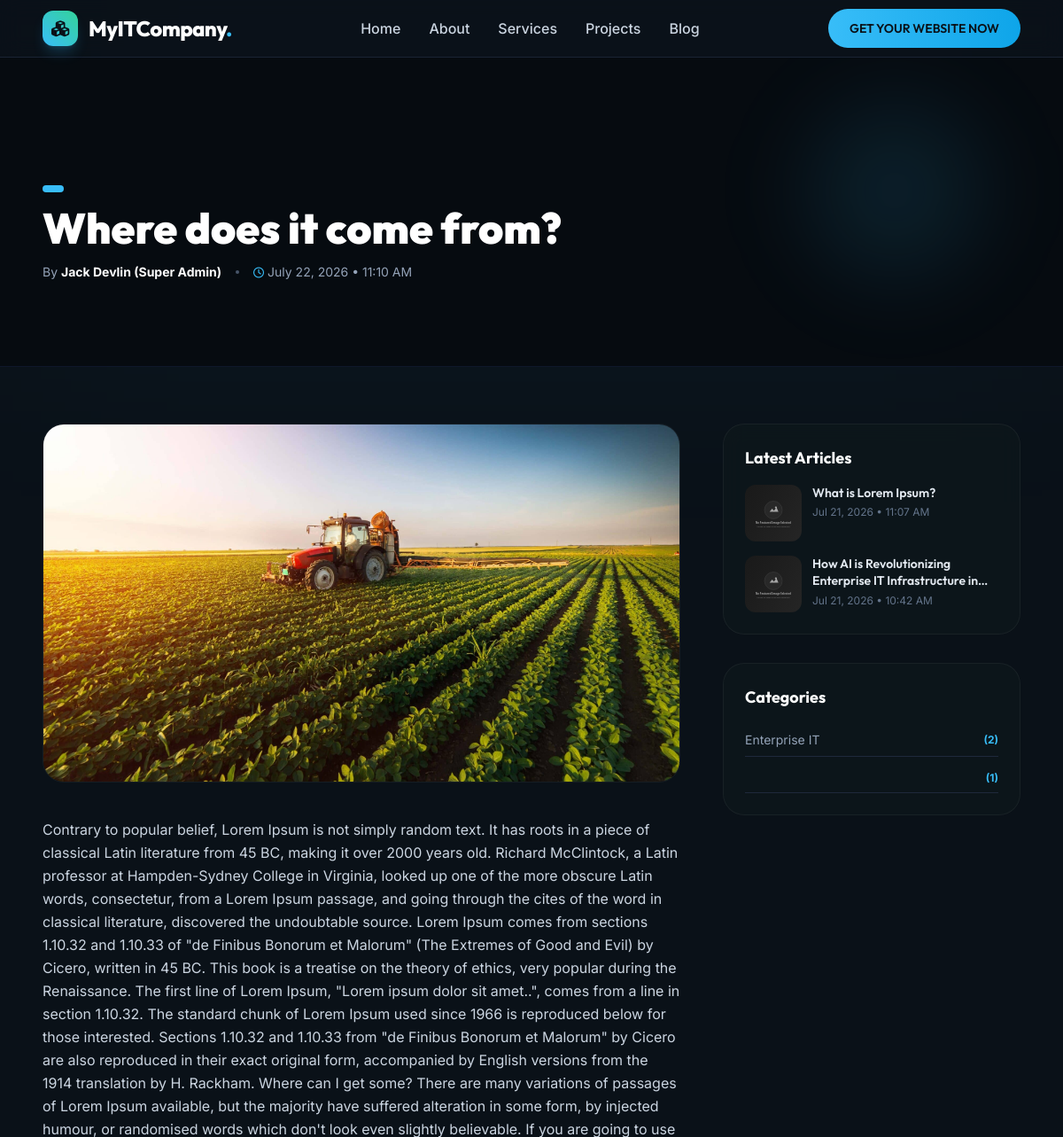
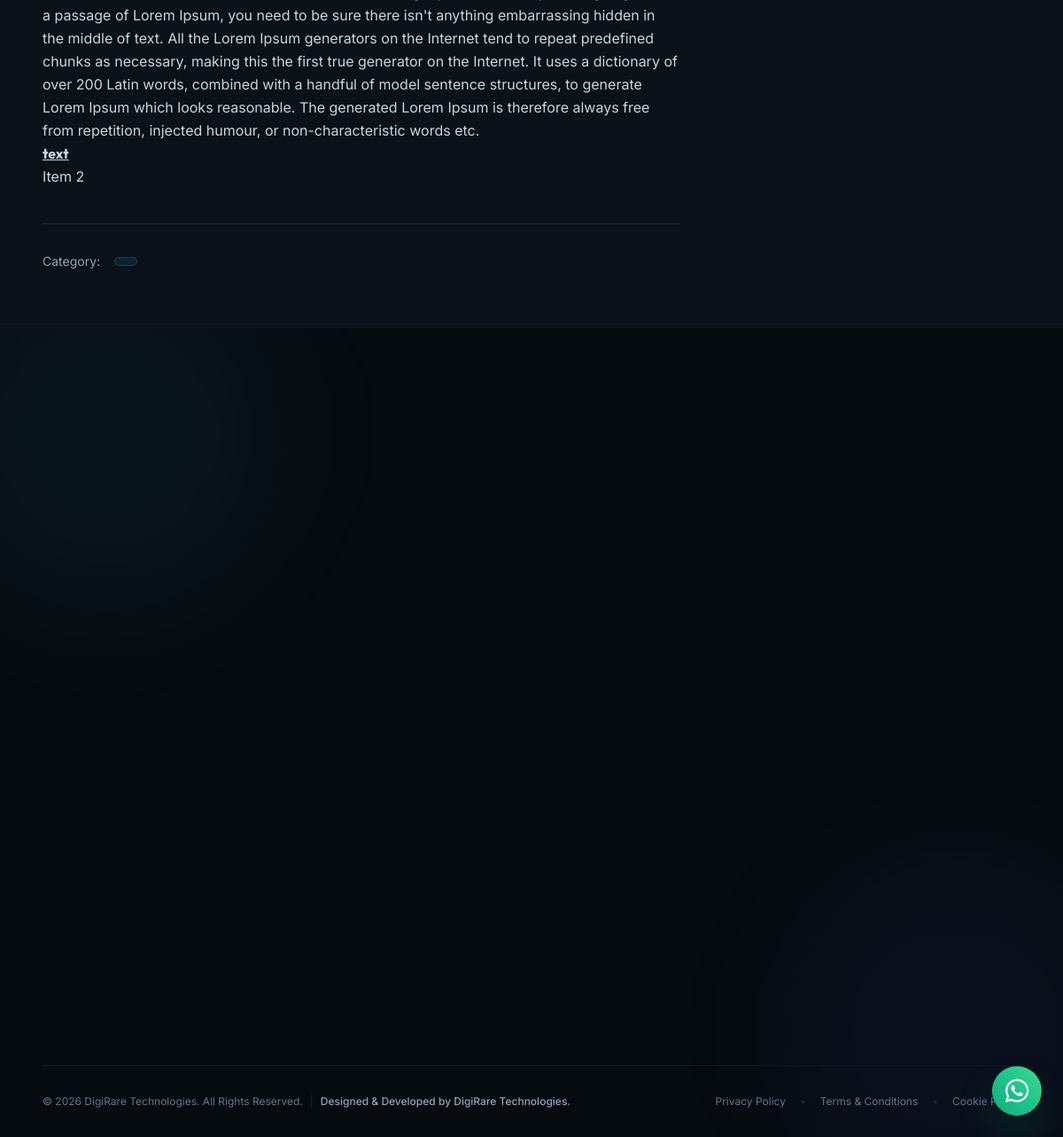
The app's page /blog/where-does-it-come-from with its own data (2 pictures, top to bottom).
### tables this page shows
CREATE TABLE `blogs` (
  `id` int(11) NOT NULL AUTO_INCREMENT,
  `title` varchar(255) NOT NULL,
  `slug` varchar(255) NOT NULL,
  `category` varchar(50) NOT NULL,
  `image_url` varchar(255) NOT NULL,
  `excerpt` text NOT NULL,
  `content` longtext NOT NULL,
  `author` varchar(100) NOT NULL,
  `status` enum('draft','published') DEFAULT 'published',
  `created_at` timestamp NOT NULL DEFAULT current_timestamp(),
  `seo_title` varchar(255) DEFAULT NULL,
  `meta_description` text DEFAULT NULL,
  PRIMARY KEY (`id`),
  UNIQUE KEY `slug` (`slug`)
);

### includes/db.php (called while the page is built, shortened)
<?php
function getSiteSettings($pdo) {
    $stmt = $pdo->query("SELECT * FROM `site_settings`");
    $settings = [];
    while ($row = $stmt->fetch()) {
        $settings[$row['setting_key']] = $row['setting_value'];
    }
    return $settings;
}
?>

### models/Blog.php (called while the page is built, shortened)
<?php
class Blog extends BaseModel {
    public static function getPublished($limit = null, $search = '', $offset = 0) {
        $db = self::getDB();
        $query = "SELECT * FROM `blogs` WHERE `status` = 'published'";
        $params = [];
        $query .= " ORDER BY `created_at` DESC";
        if ($limit !== null) {
            $query .= " LIMIT " . intval($limit) . " OFFSET " . intval($offset);
        }
        $stmt = $db->prepare($query);
        $stmt->execute($params);
        return $stmt->fetchAll();
    }
    public static function getBySlug($slug) {
        $db = self::getDB();
        $stmt = $db->prepare("SELECT * FROM `blogs` WHERE `slug` = ? AND `status` = 'published'");
        $stmt->execute([$slug]);
        return $stmt->fetch();
    }
}

### single-blog.php (the view, shortened to what this page needs)
<?php
require_once __DIR__ . '/includes/db.php';
require_once __DIR__ . '/models/Blog.php';
require_once __DIR__ . '/models/Setting.php';
$slug = trim($_GET['slug'] ?? '');
$blog = Blog::getBySlug($slug);
$latestPosts  = Blog::getPublished(4);
require_once __DIR__ . '/includes/header.php';
?>
    <section class="relative bg-brand-darker py-24 border-b border-slate-900 overflow-hidden">
        <div class="glow-bg top-0 right-10"></div>
        <div class="max-w-7xl mx-auto px-6 md:px-12 relative z-10 mt-12">
            <div class="flex flex-col gap-4 max-w-3xl">
                <span class="inline-flex items-center gap-2 px-3 py-1 rounded-md text-[11px] font-heading font-bold uppercase tracking-wider bg-brand-accent text-brand-dark w-fit">
                </span>
                <h1 class="font-heading font-black text-3xl sm:text-4xl lg:text-5xl text-white leading-tight">
                    <?php echo htmlspecialchars($blog['title']); ?>
                </h1>
                <div class="flex items-center gap-4 text-sm text-slate-400">
                    <span>By <strong class="text-white"><?php echo htmlspecialchars($blog['author']); ?></strong></span>
                    <span class="w-1 h-1 rounded-full bg-slate-600"></span>
                    <span><i class="fa-regular fa-clock text-xs mr-1 text-brand-accent"></i><?php echo date('F d, Y • h:i A', strtotime($blog['created_at'])); ?></span>
                </div>
            </div>
        </div>
    </section>
    <section class="py-16 relative overflow-hidden">
        <div class="max-w-7xl mx-auto px-6 md:px-12 relative z-10">
            <div class="grid grid-cols-1 lg:grid-cols-12 gap-12">
                <article class="lg:col-span-8">
                    <div class="rounded-3xl overflow-hidden border border-white/5 mb-10 aspect-[16/9]">
                        <img src="<?php echo htmlspecialchars($blog['image_url'] ?: 'uploads/blog/placeholder.svg'); ?>" alt="<?php echo htmlspecialchars($blog['title']); ?>" class="w-full h-full object-cover" onerror="this.src='uploads/blog/placeholder.svg';">
                    </div>
                    <div class="prose prose-invert prose-lg max-w-none text-slate-300 leading-relaxed space-y-6">
                        <?php echo $blog['content']; ?>
                    </div>
                    <div class="mt-10 pt-8 border-t border-slate-800 flex items-center gap-4 flex-wrap">
                        <span class="text-sm text-slate-400">Category:</span>
                        <span class="px-3 py-1 rounded-full text-xs font-bold bg-brand-accent/10 text-brand-accent border border-brand-accent/20">
                        </span>
                    </div>
                </article>
                <aside class="lg:col-span-4 flex flex-col gap-8">
                    <div class="glass-panel rounded-3xl p-6 border border-white/5">
                        <h4 class="font-heading font-bold text-lg text-white mb-4">Latest Articles</h4>
                        <div class="flex flex-col gap-4">
                            <?php foreach ($latestPosts as $lp): if ($lp['id'] === $blog['id']) continue; ?>
                            <a href="single-blog.php?slug=<?php echo urlencode($lp['slug']); ?>" class="flex gap-3 group">
                                <div class="w-16 h-16 rounded-xl overflow-hidden shrink-0">
                                    <img src="<?php echo htmlspecialchars($lp['image_url'] ?: 'uploads/blog/placeholder.svg'); ?>" alt="<?php echo htmlspecialchars($lp['title']); ?>" class="w-full h-full object-cover grayscale group-hover:grayscale-0 transition-all" onerror="this.src='uploads/blog/placeholder.svg';">
                                </div>
                                <div>
                                    <h5 class="text-sm font-semibold text-slate-200 group-hover:text-brand-accent transition-colors leading-snug line-clamp-2"><?php echo htmlspecialchars($lp['title']); ?></h5>
                                    <span class="text-xs text-slate-500 mt-1 block"><?php echo date('M d, Y • h:i A', strtotime($lp['created_at'])); ?></span>
                                </div>
                            </a>
                            <?php endforeach; ?>
                        </div>
                    </div>
                    <div class="glass-panel rounded-3xl p-6 border border-white/5">
                        <h4 class="font-heading font-bold text-lg text-white mb-4">Categories</h4>
                        <?php
                        $catStmt = $pdo->query("SELECT category, COUNT(*) as count FROM `blogs` WHERE `status` = 'published' GROUP BY category ORDER BY count DESC");
                        $cats = $catStmt->fetchAll();
                        ?>
                        <div class="flex flex-col gap-2">
                            <?php foreach ($cats as $cat): ?>
                            <a href="blog.php?category=<?php echo urlencode($cat['category']); ?>" class="flex items-center justify-between py-2 border-b border-slate-800 hover:text-brand-accent text-slate-400 transition-colors text-sm">
                                <span><?php echo htmlspecialchars($cat['category']); ?></span>
                                <span class="text-xs font-bold text-brand-accent">(<?php echo $cat['count']; ?>)</span>
                            </a>
                            <?php endforeach; ?>
                        </div>
                    </div>
                </aside>
            </div>
        </div>
    </section>
<?php include __DIR__ . '/includes/footer.php'; ?>

### includes/header.php (shortened to what this page needs)
<?php
require_once __DIR__ . '/db.php';
require_once __DIR__ . '/seo.php';
$siteSettings = getSiteSettings($pdo);
$websiteSettingsJson = $siteSettings['websiteSettings'] ?? '{}';
$webSettings = json_decode($websiteSettingsJson, true);
$companyName = $webSettings['websiteName'] ?? ($siteSettings['company_name'] ?? 'DigiRare Technologies');
$siteLogo = !empty($siteSettings['site_logo']) ? $siteSettings['site_logo'] : (!empty($webSettings['logoUrl']) ? $webSettings['logoUrl'] : '');
$menusJson = $siteSettings['menus'] ?? '[]';
$menusData = json_decode($menusJson, true);
$headerItems = [];
if (is_array($menusData)) {
    foreach ($menusData as $m) {
        if ($m['id'] === 'menu-main' && $m['status'] === 'Active') {
            $headerItems = $m['items'];
            break;
        }
    }
}
$currentPage = basename($_SERVER['SCRIPT_NAME']);
?>
<!DOCTYPE html>
<html lang="en">
<head>
    <script src="https://cdn.tailwindcss.com"></script>
    <link rel="stylesheet" href="https://cdnjs.cloudflare.com/ajax/libs/font-awesome/6.4.0/css/all.min.css">
    <link rel="stylesheet" href="assets/css/custom.css">
</head>
<body class="bg-brand-dark text-slate-200 font-sans antialiased selection:bg-brand-accent selection:text-brand-dark overflow-x-hidden min-h-screen flex flex-col justify-between">
    <header class="sticky top-0 z-50 bg-brand-dark/80 backdrop-blur-md border-b border-slate-800/80 transition-all duration-300">
        <div class="max-w-7xl mx-auto px-6 md:px-12 flex items-center justify-between">
            <a href="index.php" class="flex items-center gap-3 group py-3">
                <?php if (!empty($siteLogo)): ?>
                    <div class="hidden items-center gap-3">
                        <div class="w-10 h-10 rounded-xl bg-gradient-to-tr from-brand-accent to-emerald-400 flex items-center justify-center shadow-lg shadow-brand-accent/20 group-hover:scale-105 transition-transform">
                            <i class="fa-solid fa-cubes text-brand-dark text-lg font-bold"></i>
                        </div>
                        <span class="font-heading font-extrabold text-2xl tracking-tight text-white group-hover:text-brand-accent transition-colors">
                            <?php echo htmlspecialchars($companyName); ?><span class="text-brand-accent">.</span>
                        </span>
                    </div>
                <?php endif; ?>
            </a>
            <nav class="hidden lg:flex items-center gap-8 font-medium text-slate-300">
                <?php foreach ($headerItems as $item):
                    $isActive = ($currentPage == basename($item['url']));
                    $class = $isActive ? 'text-white active' : 'hover:text-brand-accent';
                ?>
                    <a href="<?php echo htmlspecialchars($item['url']); ?>" target="<?php echo htmlspecialchars($item['target'] ?? '_self'); ?>" class="nav-link <?php echo $class; ?> transition-colors"><?php echo htmlspecialchars($item['name']); ?></a>
                <?php endforeach; ?>
            </nav>
            <div class="hidden lg:flex items-center gap-5">
                <a href="<?php echo htmlspecialchars($siteSettings['consultation_btn_link'] ?? 'contact.php'); ?>" class="px-6 py-3 rounded-full font-heading font-semibold text-sm bg-gradient-to-r from-brand-accent to-sky-500 text-brand-dark hover:shadow-lg hover:shadow-brand-accent/30 hover:scale-105 transition-all">
                    GET YOUR WEBSITE NOW
                </a>
            </div>
        </div>
    </header>

### includes/footer.php (shortened to what this page needs)
    <footer class="bg-brand-darker border-t border-slate-900 pt-20 pb-8 relative overflow-hidden">
        <div class="absolute w-[400px] h-[400px] rounded-full bg-brand-accent/5 filter blur-3xl -top-20 -left-20 pointer-events-none"></div>
        <div class="absolute w-[400px] h-[400px] rounded-full bg-indigo-500/5 filter blur-3xl -bottom-20 -right-20 pointer-events-none"></div>
        <div class="max-w-7xl mx-auto px-6 md:px-12 relative z-10">
            <div class="grid grid-cols-1 md:grid-cols-2 lg:grid-cols-12 gap-8 mb-16">
                <div class="hidden lg:block lg:col-span-1"></div>
            </div>
            <div class="pt-8 border-t border-slate-900 flex flex-col lg:flex-row justify-between items-center gap-4 text-xs text-slate-500">
                <div class="flex flex-col sm:flex-row items-center gap-2 text-center sm:text-left">
                    <span>© 2026 DigiRare Technologies. All Rights Reserved.</span>
                    <span class="hidden sm:inline text-slate-800">|</span>
                    <span class="text-slate-400 font-medium">Designed & Developed by DigiRare Technologies.</span>
                </div>
                <div class="flex gap-4">
                    <a href="#" class="hover:text-brand-accent transition-colors">Privacy Policy</a>
                    <span class="text-slate-800">•</span>
                    <a href="#" class="hover:text-brand-accent transition-colors">Terms & Conditions</a>
                    <span class="text-slate-800">•</span>
                    <a href="#" class="hover:text-brand-accent transition-colors">Cookie Policy</a>
                </div>
            </div>
        </div>
    </footer>
    <div class="fixed bottom-6 right-6 z-50 flex flex-col items-end group">
        <a href="https://wa.me/923199564230" target="_blank" rel="noopener noreferrer"
           class="relative w-14 h-14 rounded-full bg-gradient-to-tr from-emerald-600 via-emerald-500 to-green-400 text-white flex items-center justify-center shadow-2xl shadow-emerald-500/40 hover:shadow-emerald-500/60 hover:scale-110 active:scale-95 transition-all duration-300 border border-emerald-400/40"
           aria-label="Chat on WhatsApp">
            <span class="animate-ping absolute inline-flex h-full w-full rounded-full bg-emerald-400 opacity-40"></span>
            <i class="fa-brands fa-whatsapp text-3xl relative z-10 text-white"></i>
        </a>
    </div>
</body>
</html>

### assets/css/custom.css (style rules this page uses)
body { font-family: 'Inter', sans-serif; background-color: #0b1315; color: #f8fafc; overflow-x: hidden; scroll-behavior: smooth; }
h1, h2, h3, h4, h5, h6, .font-heading { font-family: 'Outfit', sans-serif; }
.glass-panel { background: rgba(14, 26, 29, 0.65); backdrop-filter: blur(12px); -webkit-backdrop-filter: blur(12px); border: 1px solid rgba(255, 255, 255, 0.05); }
.glow-bg { position: absolute; width: 300px; height: 300px; border-radius: 50%; background: radial-gradient(circle, rgba(56, 189, 248, 0.15) 0%, rgba(14, 26, 29, 0) 70%); filter: blur(40px); z-index: 0; pointer-events: none; }
.nav-link { position: relative; }
.nav-link::after { content: ''; position: absolute; width: 100%; transform: scaleX(0); height: 2px; bottom: -4px; left: 0; background-color: #38bdf8; transform-origin: bottom right; transition: transform 0.25s ease-out; }

### records on screen
blogs: title "Where does it come from?", author "Jack Devlin (Super Admin)", created_at "July 22, 2026 • 11:10 AM", image_url (picture), content "Contrary to popular belief, Lorem Ipsum is not simply random text. It has roots in a piece of classical Latin literature from 45 BC, making it over 2000 years old. Richard McClintock, a Latin professor at Hampden-Sydney College in Virginia, looked up one of the more obscure Latin words, consectetur, from a Lorem Ipsum passage, and going through the cites of the word in classical literature, discovered the undoubtable source. Lorem Ipsum comes from sections 1.10.32 and 1.10.33 of \"de Finibus Bonorum et Malorum\" (The Extremes of Good and Evil) by Cicero, written in 45 BC. This book is a treatise on the theory of ethics, very popular during the Renaissance. The first line of Lorem Ipsum,…"
blogs: title "What is Lorem Ipsum?", created_at "Jul 21, 2026 • 11:07 AM"
blogs: title "How AI is Revolutionizing Enterprise IT Infrastructure…", created_at "Jul 21, 2026 • 10:42 AM"

### other values on screen
$companyName "MyITCompany"
$item['name'] "Home"
$item['name'] "About"
$item['name'] "Services"
$item['name'] "Projects"
$item['name'] "Blog"
$cat['category'] "Enterprise IT"
$cat['count'] "2"
$cat['count'] "1"
